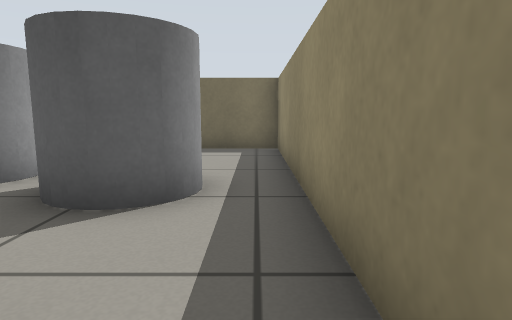
View 1 (above)

15 first-person views from a walk through a world built for the Gazebo simulator. The camera is 0.51 m above the floor, tilts 8° down and sees 75° across. The floor is counted in squares, 0.5 m on a side. Each view is taken from the middle of a square. On the plan, view 1 faces up. The plan holds only what a view shows up to about 13 squares ahead; the rest is blank.

View 2
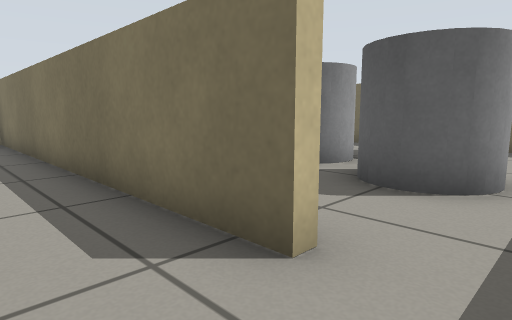

View 3
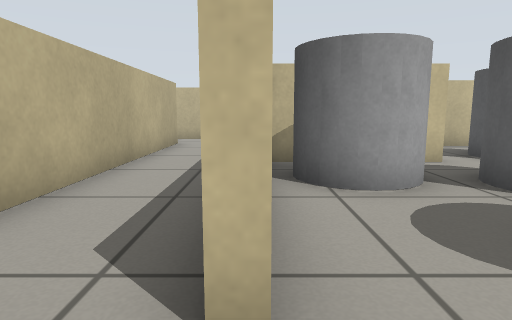

View 4
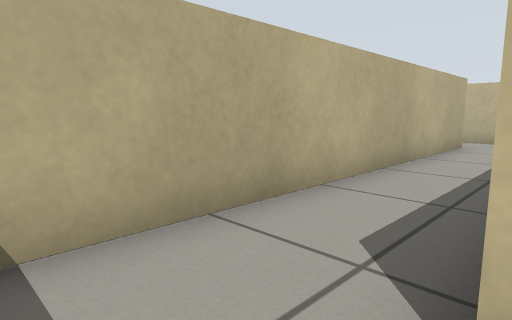

View 5
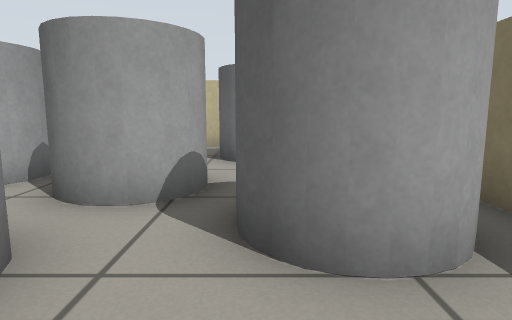

View 6
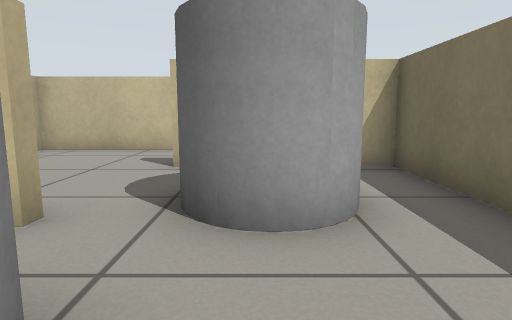

View 7
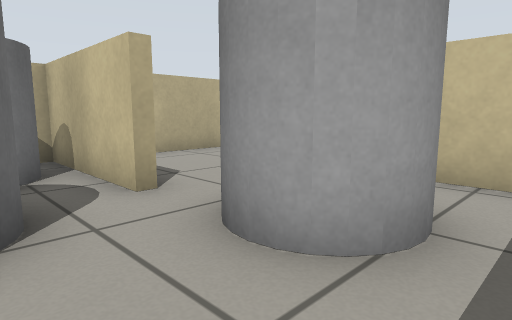

View 8
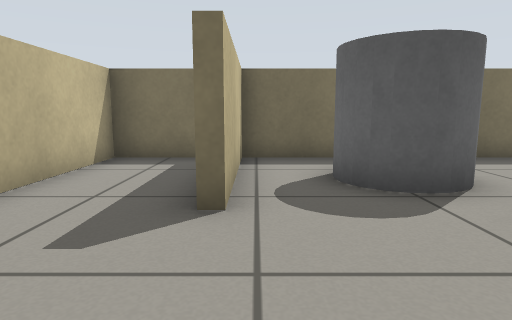

View 9
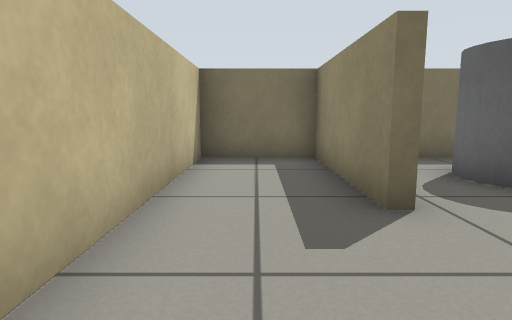

View 10
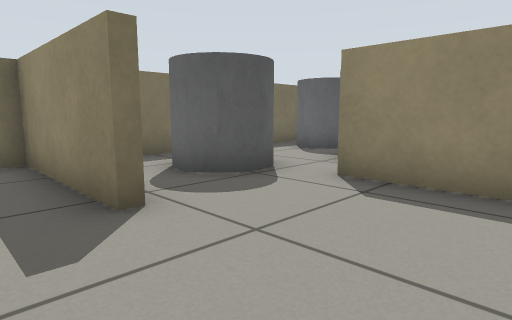

View 11
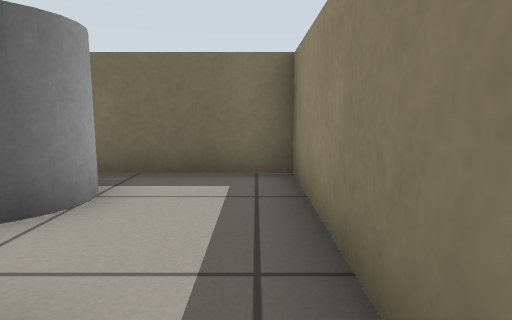

View 12
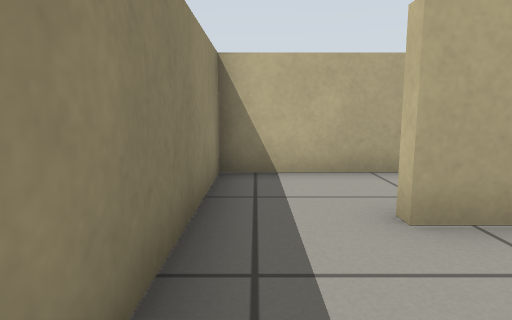

View 13
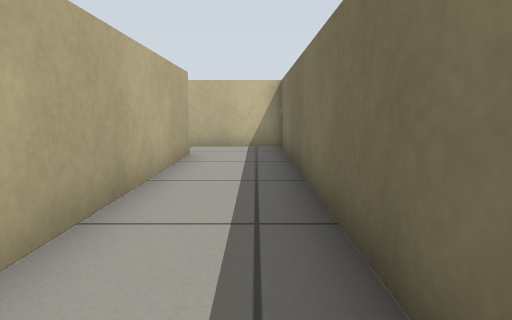

View 14
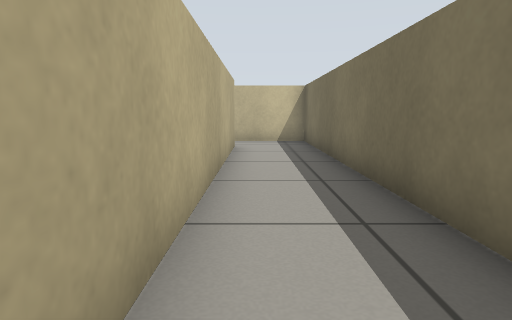

View 15
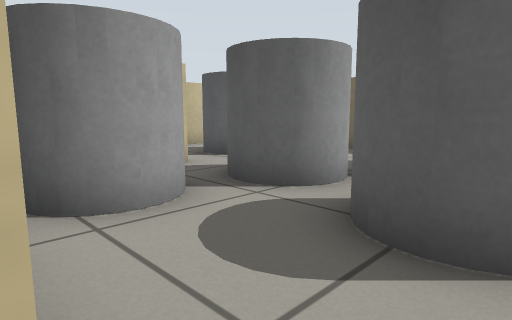

### Floor plan
Key: @ floor where view 1 was taken; # wall or solid block; . floor; C grey cylinder.
Columns run from 14 left of view 1 to 1 right of it. Each row starts with its distance up from view 1.
 10 ################
  9 #..#.......C...#
  8 #..#..CC..C C..#
  7 #..#..CC...C...#
  6 #..#..C..CC....#
  5 #........CC.CC.#
  4 #......#....CC.#
  3 #......#CC.....#
  2 #......#CC.....#
  1 #############..#
  0 #.............@#
 -1 #..............#
 -2 #..#############

Where each view was taken, in squares from view 1:
view 1: 0 up, 0 right, facing up
view 2: 1 down, 0 right, facing up-left
view 3: 1 up, 0 right, facing left
view 4: 1 up, 0 right, facing down-left
view 5: 7 up, 0 right, facing left
view 6: 7 up, 4 left, facing left
view 7: 9 up, 5 left, facing down-left
view 8: 2 up, 10 left, facing up
view 9: 2 up, 12 left, facing up
view 10: 2 up, 12 left, facing up-right
view 11: 4 up, 0 right, facing up
view 12: 4 up, 0 right, facing down
view 13: 0 up, 3 left, facing left
view 14: 1 down, 1 left, facing left
view 15: 1 up, 1 left, facing up-left
